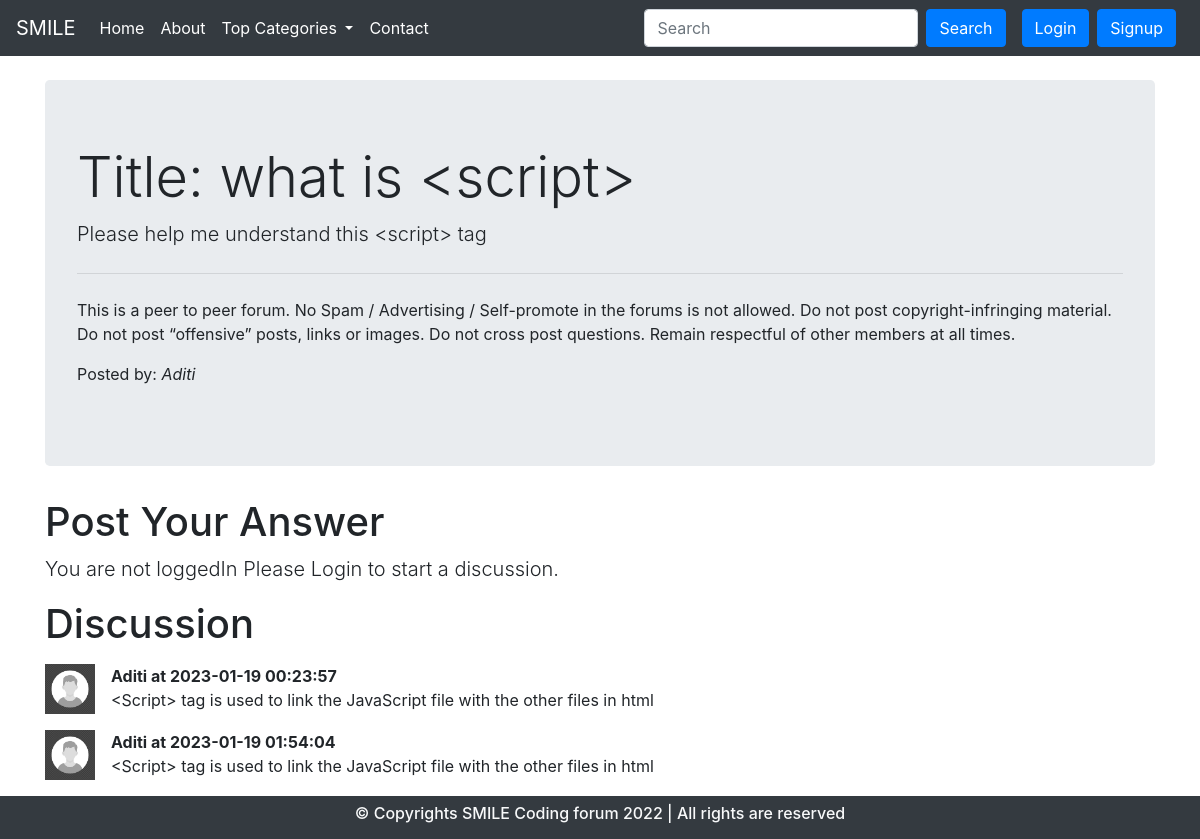
Screenshot of /thread.php?threadid=34 with the database file from the repository.
### tables this page shows
CREATE TABLE `thread` (
  `thread_id` int(7) NOT NULL,
  `thread_title` varchar(255) NOT NULL,
  `thread_desc` text NOT NULL,
  `thread_cat_id` int(7) NOT NULL,
  `thread_user_id` int(7) NOT NULL,
  `timestamp` datetime NOT NULL DEFAULT current_timestamp()
);

CREATE TABLE `users` (
  `user_id` int(8) NOT NULL,
  `name` varchar(255) NOT NULL,
  `user_email` varchar(255) NOT NULL,
  `user_password` varchar(255) NOT NULL,
  `timesstamp` datetime NOT NULL DEFAULT current_timestamp()
);

CREATE TABLE `comments` (
  `comment_id` int(8) NOT NULL,
  `comment_content` text NOT NULL,
  `thread_id` int(8) NOT NULL,
  `comment_by` int(8) NOT NULL,
  `comment_time` datetime NOT NULL DEFAULT current_timestamp()
);

### thread.php (the view, shortened to what this page needs)
<!doctype html>
<html lang="en">
<head>
    <link rel="stylesheet" href="https://cdn.jsdelivr.net/npm/bootstrap@4.6.2/dist/css/bootstrap.min.css">
</head>
<body>
    <?php include 'partials/_dbconnect.php';  ?>
    <?php include 'partials/_header.php';   ?>
    <?php
    $id = $_GET['threadid'];
    $sql = "SELECT * FROM `thread` WHERE thread_id = $id";
    $result = mysqli_query($conn, $sql);
    while ($row = mysqli_fetch_assoc($result)) {
        $title = $row['thread_title'];
        $desc = $row['thread_desc'];
        $thread_user_id = $row['thread_user_id'];
        $sql2 = "SELECT * FROM `users` WHERE user_id='$thread_user_id'";
        $result2 = mysqli_query($conn, $sql2);
        $row2 = mysqli_fetch_assoc($result2);
        $posted_by = $row2['name'];
    }
    ?>
     <div class="container my-4">
        <div class="jumbotron">
            <h1 class="display-4"><?php echo 'Title: '.$title.'';?></h1>
            <p class="lead">  <?php echo $desc;?></p>
            <hr class="my-4">
            <p>This is a peer to peer forum. No Spam / Advertising / Self-promote in the forums is not allowed. Do not post copyright-infringing material. Do not post “offensive” posts, links or images. Do not cross post questions. Remain respectful of other members at all times.</p>
            <p>Posted by: <em><?php echo $posted_by; ?></em></p>
        </div>
    </div>
<?php
if(isset($_SESSION['loggedin']) && $_SESSION['loggedin']==true){
    echo '<div class="container my-3">
         <h1>Post Your Answer</h1>
         <form action="' . $_SERVER['REQUEST_URI'] . '" method="post">
         <div class="form-group">
         <label for="comment">Type Your comment</label>
         <textarea class="form-control" id="comment" name="comment" rows="3"></textarea>
         <input type="hidden" name="user_id" value="'.$_SESSION["user_id"].'">
     </div>
     <button type="submit" class="btn btn-success">Post Comment</button>
 </form>';
}
    else{
        echo '<div class="container">
        <h1>Post Your Answer</h1>
        <p class="lead">You are not loggedIn Please Login to start a discussion.</p>
        </div>';
    }
?>
     <div class="container">
        <h1>Discussion</h1>
     <?php
        $id = $_GET['threadid'];
        $sql = "SELECT * FROM `comments` WHERE thread_id = $id";
        $result = mysqli_query($conn, $sql);
        while ($row = mysqli_fetch_assoc($result)) {
            $content = $row['comment_content'];
            $comment_time = $row['comment_time'];
            $comment_by = $row['comment_by'];
            $sql2 = 'SELECT name FROM `users` WHERE user_id= '. $comment_by.'';
            $result2 = mysqli_query($conn, $sql2);
            $row2 = mysqli_fetch_assoc($result2);
            echo '<div class="media my-3">
           <img src="./img/user.jpg" width="50px" class="mr-3" alt="...">
           <div class="media-body">
           <p class="font-weight-bold my-0">'. $row2['name'].' at '.$comment_time.'</p>
           '.$content.'
           </div>
       </div>';
        }
        ?>
    </div>
    <?php include 'partials/_footer.php'; ?>
</body>
</html>

### partials/_header.php (shortened to what this page needs)
<?php
echo '<nav class="navbar navbar-expand-lg navbar-dark bg-dark sticky-top">
  <a class="navbar-brand" href="./index.php">SMILE</a>
  <button class="navbar-toggler" type="button" data-toggle="collapse" data-target="#navbarSupportedContent" aria-controls="navbarSupportedContent" aria-expanded="false" aria-label="Toggle navigation">
    <span class="navbar-toggler-icon"></span>
  </button>
  <div class="collapse navbar-collapse" id="navbarSupportedContent">
    <ul class="navbar-nav mr-auto">
      <li class="nav-item active">
        <a class="nav-link" href="./index.php">Home <span class="sr-only">(current)</span></a>
      </li>
      <li class="nav-item active">
        <a class="nav-link" href="./about.php">About</a>
      </li>
      <li class="nav-item dropdown active">
        <a class="nav-link dropdown-toggle" href="#" role="button" data-toggle="dropdown" aria-expanded="false">
          Top Categories
        </a>
        <div class="dropdown-menu">';
        echo '</div>
      </li>
      <li class="nav-item active">
      <a class="nav-link" href="contact.php" >Contact</a>
    </li>
    </ul>
    <form class="form-inline my-2 my-lg-0" method="get" action="search.php">
      <input class="form-control mr-sm-2" name="search" type="search" placeholder="Search" aria-label="Search">
      <button class="btn btn-primary my-2 my-sm-0" type="submit">Search</button>
    </form>
    <div class="row mx-2">';
    if(isset($_SESSION['loggedin']) && $_SESSION['loggedin']==true){
    echo '
    <button class="btn btn-primary mx-2">Welcome '.$_SESSION['name'].'</button>
    <button class="btn btn-outline-primary mx-2 "><a href="partials/_logout.php">Logout</a></button>';
    }
else{
  echo '<button class="btn btn-primary mx-2" data-toggle="modal" data-target="#loginmodel">Login</button>
  <button class="btn btn-primary mrx-2" data-toggle="modal" data-target="#signupmodel">Signup</button>';
}
    echo '</div>
</div>
</nav>';
?>

### partials/_footer.php
<div class="container-fluid bg-dark text-light text-center py-2" >
    <p class="h6">&copy; Copyrights SMILE Coding forum 2022 | All rights are reserved</p>
</div>

### rows the page displays
thread: thread_title "what is <script>", thread_desc "Please help me understand this <script> tag"
users: name "Aditi"
comments: users.name "Aditi", comment_time "2023-01-19 00:23:57", comment_content "<Script> tag is used to link the JavaScript file with the other files in html"
comments: users.name "Aditi", comment_time "2023-01-19 01:54:04", comment_content "<Script> tag is used to link the JavaScript file with the other files in html"
